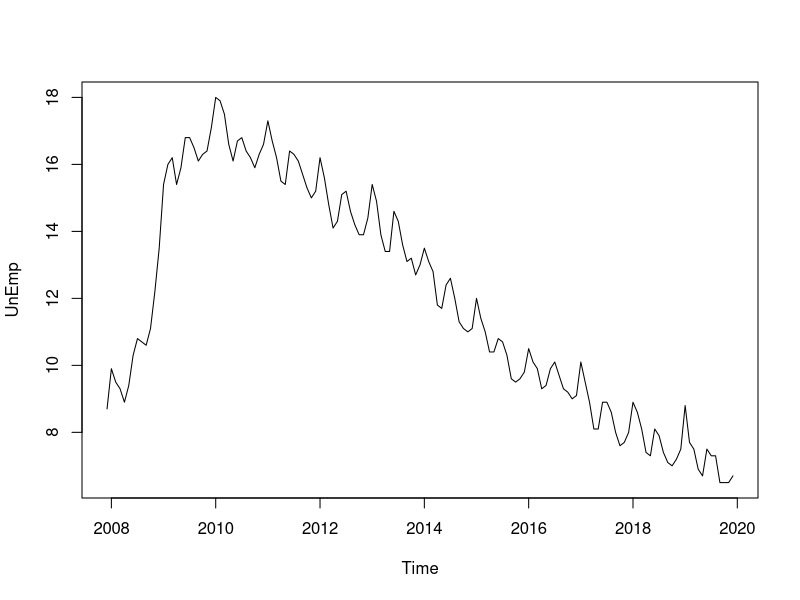
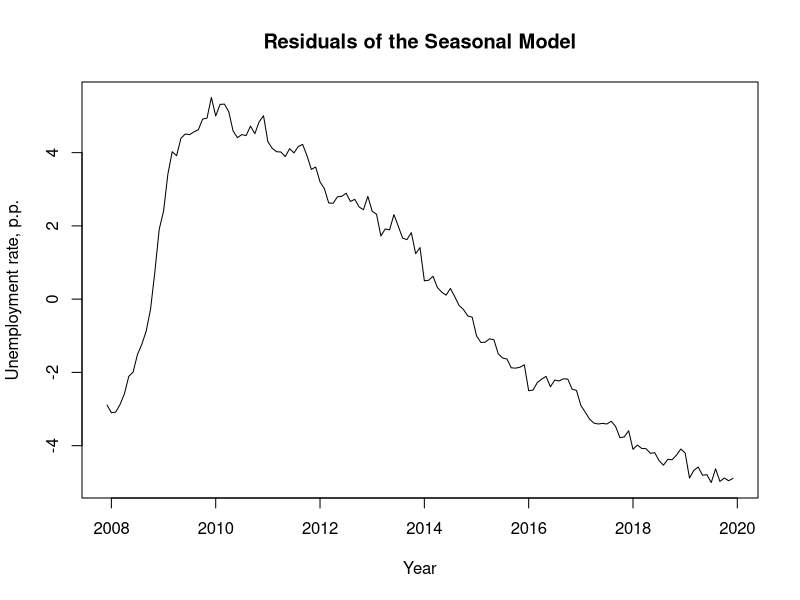
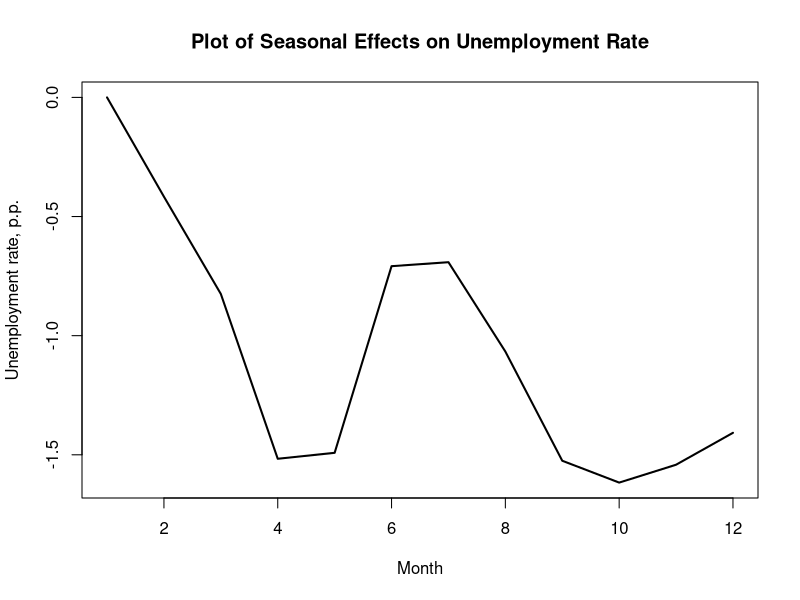
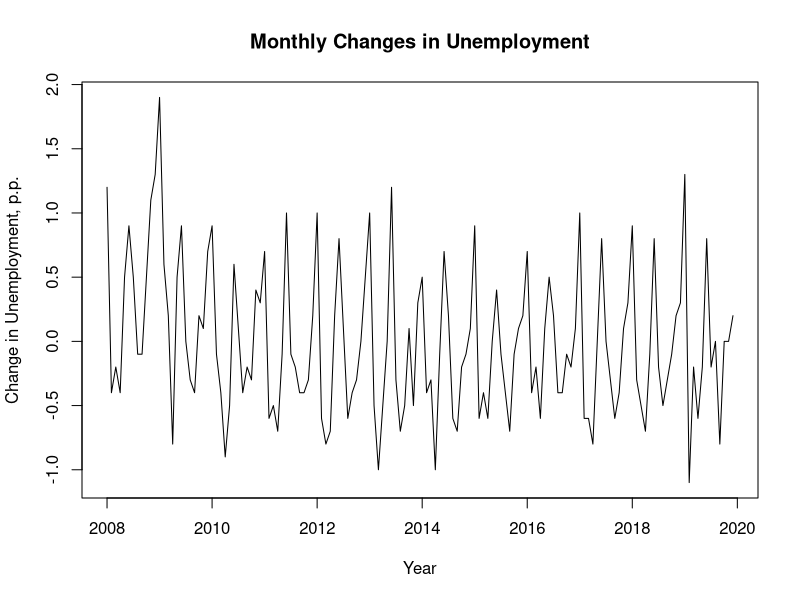
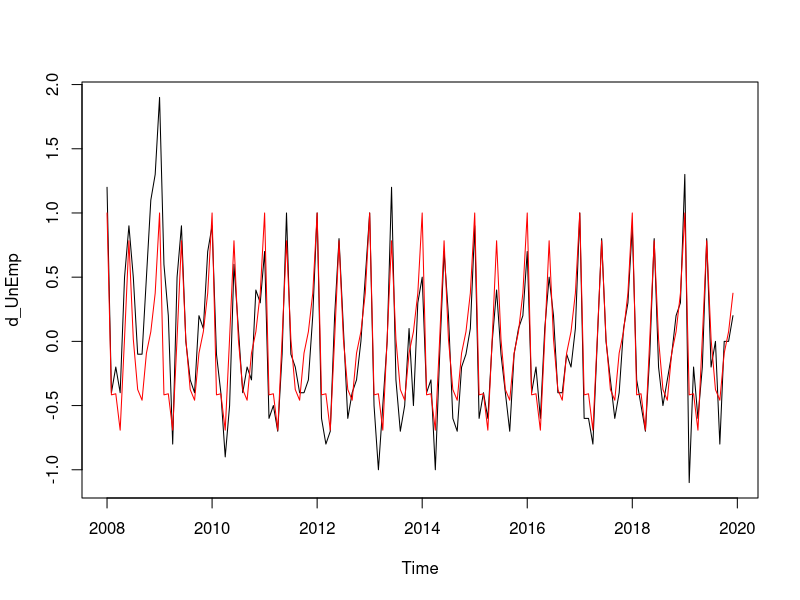
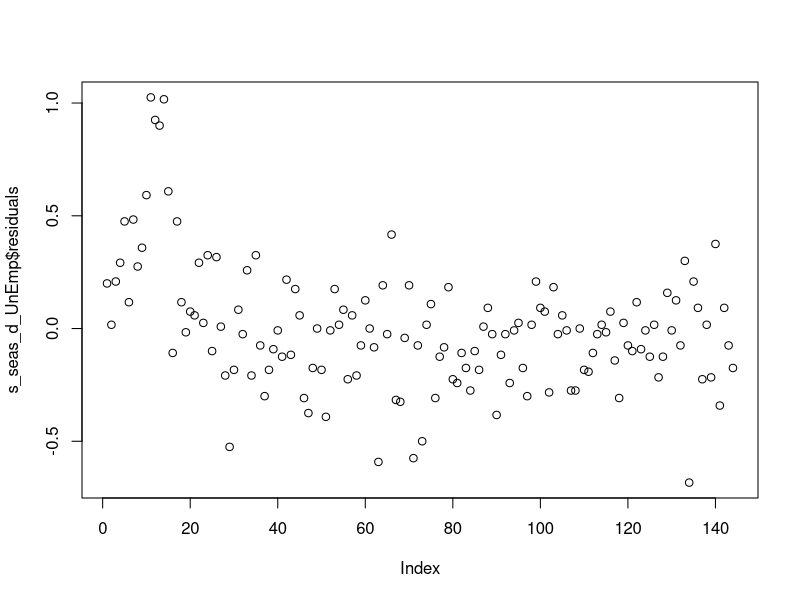
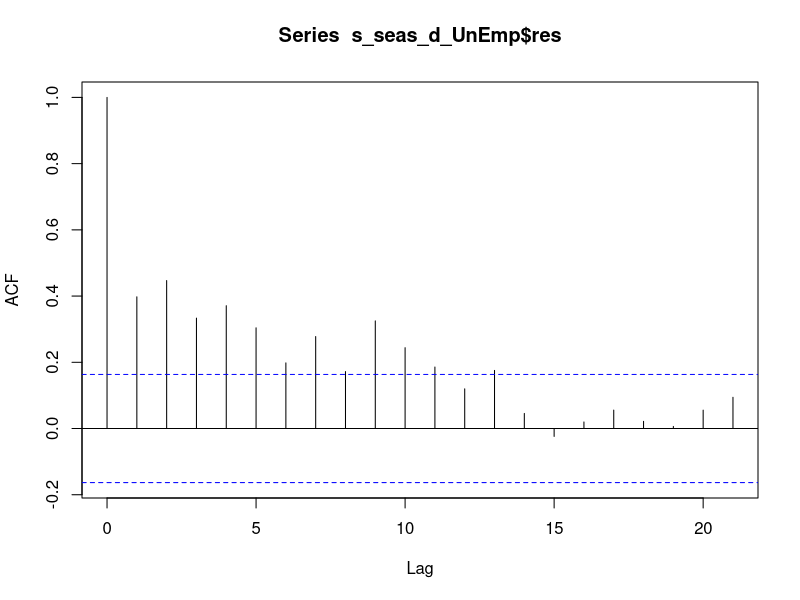
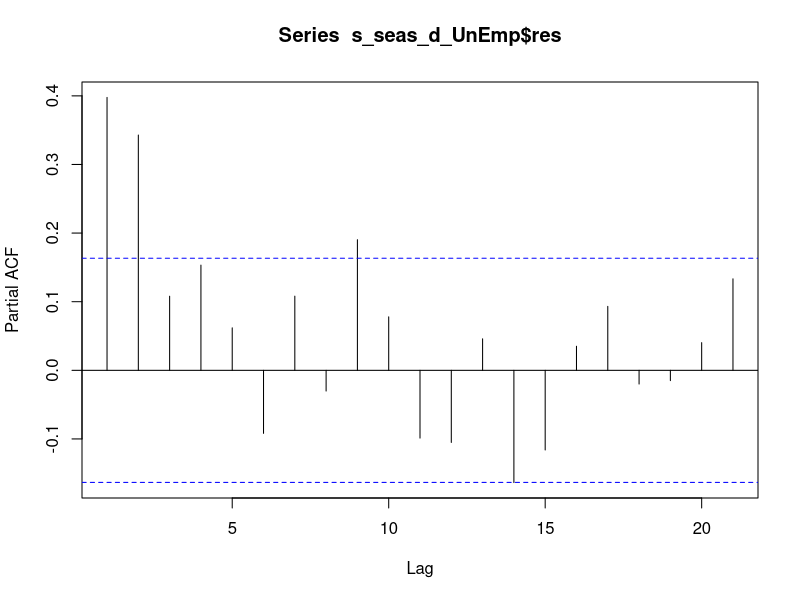

These charts were generated, in order, by the following R code:
## ---- chunk 1
suppressPackageStartupMessages(library(forecast)) # silently adds library
library(stats)
rm(list=ls()) # removes previous variables
## ---- chunk 2
csv<-read.csv('rawdata.csv', header = TRUE)
names(csv)=c('date','unemp')
head(csv)
## ---- chunk 3
head(csv[-(1:167),])
## ---- chunk 4
UnEmp=ts(csv$unemp[-(1:167)],start=c(2007,12),freq=12)
## ---- chunk 5
plot(UnEmp)
## ---- chunk 6
seas=tslm(UnEmp~season) # linear regress on seasonal indicators
(s_seas=summary(seas)) # regression summary
## ---- chunk 7
plot(seas$res,
     xlab='Year',ylab='Unemployment rate, p.p.',
     main='Residuals of the Seasonal Model')
## ---- chunk 8
seas_factors=seas$coef # save the regression coefs

seas_factors[1]=0 # zero the value of the corresponding to the intercept
names(seas_factors)[1]='season1' # rename (Intercept) to season1

plot(seas_factors, type='l', lwd=2,
     xlab="Month", ylab='Unemployment rate, p.p.',
     main="Plot of Seasonal Effects on Unemployment Rate")
## ---- chunk 9
d_UnEmp=UnEmp-lag(UnEmp,-1)
plot(d_UnEmp,
     xlab='Year',
     ylab='Change in Unemployment, p.p.',
     main='Monthly Changes in Unemployment')
## ---- chunk 10
seas_d_UnEmp=tslm(d_UnEmp~season)
s_seas_d_UnEmp=summary(seas_d_UnEmp)
plot(d_UnEmp)
lines(seas_d_UnEmp$fitted.values,col='red')
plot(s_seas_d_UnEmp$residuals)
## ---- chunk 11
acf(s_seas_d_UnEmp$res)
pacf(s_seas_d_UnEmp$res)
## ---- chunk 12
dd_UnEmp=d_UnEmp-lag(d_UnEmp,-1)
plot(dd_UnEmp,main = "Second difference in unemployment")
## ---- chunk 13
adj_t=time(UnEmp)-2008
nltrend=nls(UnEmp~a*exp(-k*adj_t)+b*adj_t+c*adj_t**2+f,
    start=c(a=-10,k=1,b=-1,c=0,f=20))
s_nltrend=summary(nltrend)
print(s_nltrend)
## ---- chunk 14
# residual plot
plot(s_nltrend$res,type='l')
## ---- chunk 15
trend_res=ts(s_nltrend$res,start=c(2007,12),freq=12)
trend_fitted=UnEmp-trend_res
plot(UnEmp)
lines(trend_fitted,col='red')
## ---- chunk 16
# seasonal model on the residuals of trend
seas_on_res=tslm(trend_res~season)
s_seas_on_res=summary(seas_on_res)
print(s_seas_on_res)
## ---- chunk 17
seas_factor2=seas_on_res$coefficients
seas_factor2[[1]]=0
plot(seas_factor2,type='l')
## ---- chunk 18
plot(s_seas_on_res$res)
## ---- chunk 19
plot(UnEmp)
lines(trend_fitted+seas_on_res$fitted.values,col='red')
## ---- chunk 20
m2=abs((adj_t*12)%%12+1-2)<0.5
m3=abs((adj_t*12)%%12+1-3)<0.5
m4=abs((adj_t*12)%%12+1-4)<0.5
m5=abs((adj_t*12)%%12+1-5)<0.5
m6=abs((adj_t*12)%%12+1-6)<0.5
m7=abs((adj_t*12)%%12+1-7)<0.5
m8=abs((adj_t*12)%%12+1-8)<0.5
m9=abs((adj_t*12)%%12+1-9)<0.5
m10=abs((adj_t*12)%%12+1-10)<0.5
m11=abs((adj_t*12)%%12+1-11)<0.5
m12=abs((adj_t*12)%%12+1-12)<0.5

full=nls(UnEmp~a*exp(-k*adj_t)+b*adj_t+c*adj_t**2+f+b2*m2+b3*m3+b4*m4+b5*m5+b6*m6+b7*m7+b8*m8+b9*m9+b10*m10+b11*m11+b12*m12,
    start=c(a=-10,k=1,b=-1,c=0,f=20,b2=0.1,b3=0.1,b4=0.1,b5=0.1,b6=0.1,b7=0.1,b8=0.1,b9=0.1,b10=0.1,b11=0.1,b12=0.1))
s_full=summary(full)
print(s_full)
full_res=ts(s_full$res,start=c(2007,12),freq=12)
full_fitted=UnEmp-full_res
plot(UnEmp)
lines(full_fitted,col='red')
## ---- chunk 21
seas_factor3=s_full$coefficients[seq(5,16),1]
seas_factor3[[1]]=0
plot(seas_factor3,type='l')
## ---- chunk 22
seas_fitted=seas$fitted.values-mean(seas$fitted.values) # adjust mean
sum_fitted=trend_fitted+seas_fitted # sum
plot(UnEmp)
lines(sum_fitted,col='red')
